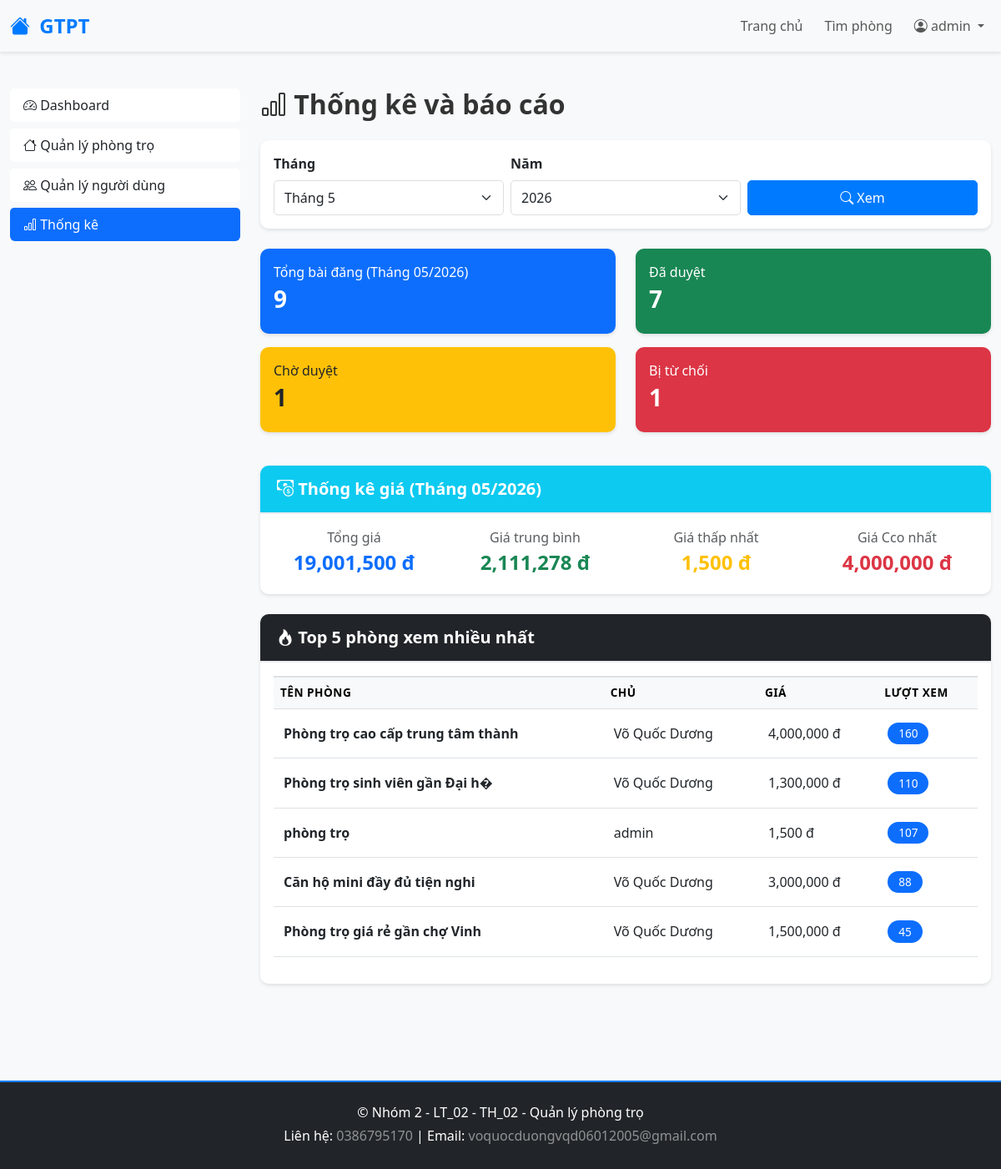
The app's page /admin/statistics.php (signed in) with its own data.
### tables this page shows
CREATE TABLE `motel` (
  `ID` int(10) NOT NULL,
  `title` varchar(255) NOT NULL,
  `description` text NOT NULL,
  `price` int(11) NOT NULL,
  `area` int(11) NOT NULL,
  `count_view` int(11) NOT NULL,
  `address` varchar(255) NOT NULL,
  `latlng` varchar(255) NOT NULL,
  `images` varchar(255) NOT NULL,
  `user_id` int(10) NOT NULL,
  `category_id` int(11) NOT NULL,
  `district_id` int(11) NOT NULL,
  `utilities` varchar(255) NOT NULL,
  `created_at` timestamp NOT NULL DEFAULT current_timestamp() ON UPDATE current_timestamp(),
  `phone` varchar(255) NOT NULL,
  `approve` int(11) NOT NULL
);

CREATE TABLE `users` (
  `ID` int(10) NOT NULL,
  `Name` varchar(255) NOT NULL,
  `Username` varchar(255) NOT NULL,
  `Email` varchar(255) NOT NULL,
  `Password` varchar(255) NOT NULL,
  `Role` int(11) NOT NULL,
  `Phone` varchar(255) NOT NULL,
  `Avatar` varchar(255) NOT NULL
);

### admin/statistics.php (the view, shortened to what this page needs)
<?php
include '../config/connect.php';
$month = isset($_GET['month']) ? (int)$_GET['month'] : date('m');
$year = isset($_GET['year']) ? (int)$_GET['year'] : date('Y');
try {
    $sql = "SELECT
                COUNT(*) as total,
                SUM(CASE WHEN approve = 1 THEN 1 ELSE 0 END) as approved,
                SUM(CASE WHEN approve = 0 THEN 1 ELSE 0 END) as pending,
                SUM(CASE WHEN approve = -1 THEN 1 ELSE 0 END) as rejected,
                SUM(price) as total_price,
                AVG(price) as avg_price,
                MIN(price) as min_price,
                MAX(price) as max_price
            FROM motel
            WHERE MONTH(created_at) = ? AND YEAR(created_at) = ?";
    $stmt = $conn->prepare($sql);
    $stmt->execute([$month, $year]);
    $monthly_stats = $stmt->fetch();
    $sql_top = "SELECT m.*, u.name as user_name
                FROM motel m
                JOIN users u ON m.user_id = u.id
                WHERE m.approve = 1
                ORDER BY m.count_view DESC
                LIMIT 5";
    $result_top = $conn->query($sql_top);
    $top_motels = $result_top->fetchAll();
} catch (PDOException $e) {
    die("Lỗi: " . $e->getMessage());
}
?>
<?php include '../includes/header.php'; ?>
<div class="container-fluid py-4">
    <div class="row">
        <div class="col-md-3 mb-4">
            <div class="list-group sticky-top" style="top: 20px;">
                <a href="dashboard.php" class="list-group-item list-group-item-action">
                    <i class="bi bi-speedometer2"></i> Dashboard
                </a>
                <a href="manage_motels.php" class="list-group-item list-group-item-action">
                    <i class="bi bi-house"></i> Quản lý phòng trọ
                </a>
                <a href="manage_users.php" class="list-group-item list-group-item-action">
                    <i class="bi bi-people"></i> Quản lý người dùng
                </a>
                <a href="statistics.php" class="list-group-item list-group-item-action active bg-primary text-white">
                    <i class="bi bi-bar-chart"></i> Thống kê
                </a>
            </div>
        </div>
        <div class="col-md-9">
            <h2 class="fw-bold mb-4"><i class="bi bi-bar-chart"></i> Thống kê và báo cáo</h2>
            <div class="card shadow-sm mb-4" style="border-radius: 10px;">
                <div class="card-body">
                    <form method="GET" class="row g-2">
                        <div class="col-md-4">
                            <label class="form-label fw-bold">Tháng</label>
                            <select name="month" class="form-select">
                                <?php for ($m = 1; $m <= 12; $m++): ?>
                                    <option value="<?php echo $m; ?>" <?php echo $month == $m ? 'selected' : ''; ?>>
                                        Tháng <?php echo $m; ?>
                                    </option>
                                <?php endfor; ?>
                            </select>
                        </div>
                        <div class="col-md-4">
                            <label class="form-label fw-bold">Năm</label>
                            <select name="year" class="form-select">
                                <?php for ($y = 2020; $y <= date('Y'); $y++): ?>
                                    <option value="<?php echo $y; ?>" <?php echo $year == $y ? 'selected' : ''; ?>>
                                        <?php echo $y; ?>
                                    </option>
                                <?php endfor; ?>
                            </select>
                        </div>
                        <div class="col-md-4 d-flex align-items-end">
                            <button type="submit" class="btn btn-primary w-100">
                                <i class="bi bi-search"></i> Xem
                            </button>
                        </div>
                    </form>
                </div>
            </div>
            <div class="row mb-4">
                <div class="col-md-6 mb-3">
                    <div class="card bg-primary text-white shadow-sm" style="border-radius: 10px;">
                        <div class="card-body">
                            <p class="mb-1">Tổng bài đăng (Tháng <?php echo $month; ?>/<?php echo $year; ?>)</p>
                            <h3 class="fw-bold"><?php echo $monthly_stats['total'] ?? 0; ?></h3>
                        </div>
                    </div>
                </div>
                <div class="col-md-6 mb-3">
                    <div class="card bg-success text-white shadow-sm" style="border-radius: 10px;">
                        <div class="card-body">
                            <p class="mb-1">Đã duyệt</p>
                            <h3 class="fw-bold"><?php echo $monthly_stats['approved'] ?? 0; ?></h3>
                        </div>
                    </div>
                </div>
                <div class="col-md-6 mb-3">
                    <div class="card bg-warning text-dark shadow-sm" style="border-radius: 10px;">
                        <div class="card-body">
                            <p class="mb-1">Chờ duyệt</p>
                            <h3 class="fw-bold"><?php echo $monthly_stats['pending'] ?? 0; ?></h3>
                        </div>
                    </div>
                </div>
                <div class="col-md-6 mb-3">
                    <div class="card bg-danger text-white shadow-sm" style="border-radius: 10px;">
                        <div class="card-body">
                            <p class="mb-1">Bị từ chối</p>
                            <h3 class="fw-bold"><?php echo $monthly_stats['rejected'] ?? 0; ?></h3>
                        </div>
                    </div>
                </div>
            </div>
            <div class="card shadow-sm mb-4" style="border-radius: 10px;">
                <div class="card-header bg-info text-white" style="border-radius: 10px 10px 0 0;">
                    <h5 class="mb-0 fw-bold"><i class="bi bi-cash-coin"></i> Thống kê giá (Tháng <?php echo $month; ?>/<?php echo $year; ?>)</h5>
                </div>
                <div class="card-body">
                    <div class="row text-center">
                        <div class="col-md-3">
                            <p class="mb-1 text-muted">Tổng giá</p>
                            <h4 class="fw-bold text-primary">
                                <?php echo number_format($monthly_stats['total_price'] ?? 0); ?> đ
                            </h4>
                        </div>
                        <div class="col-md-3">
                            <p class="mb-1 text-muted">Giá trung bình</p>
                            <h4 class="fw-bold text-success">
                                <?php echo number_format($monthly_stats['avg_price'] ?? 0); ?> đ
                            </h4>
                        </div>
                        <div class="col-md-3">
                            <p class="mb-1 text-muted">Giá thấp nhất</p>
                            <h4 class="fw-bold text-warning">
                                <?php echo number_format($monthly_stats['min_price'] ?? 0); ?> đ
                            </h4>
                        </div>
                        <div class="col-md-3">
                            <p class="mb-1 text-muted">Giá Cco nhất</p>
                            <h4 class="fw-bold text-danger">
                                <?php echo number_format($monthly_stats['max_price'] ?? 0); ?> đ
                            </h4>
                        </div>
                    </div>
                </div>
            </div>
            <div class="card shadow-sm mb-4" style="border-radius: 10px;">
                <div class="card-header bg-dark text-white" style="border-radius: 10px 10px 0 0;">
                    <h5 class="mb-0 fw-bold"><i class="bi bi-fire"></i> Top 5 phòng xem nhiều nhất</h5>
                </div>
                <div class="card-body">
                    <?php if (count($top_motels) > 0): ?>
                        <div class="table-responsive">
                            <table class="table">
                                <thead class="table-light">
                                    <tr>
                                        <th>Tên phòng</th>
                                        <th>Chủ</th>
                                        <th>Giá</th>
                                        <th>Lượt xem</th>
                                    </tr>
                                </thead>
                                <tbody>
                                    <?php foreach ($top_motels as $motel): ?>
                                        <tr>
                                            <td><strong><?php echo htmlspecialchars(substr($motel['title'], 0, 40)); ?></strong></td>
                                            <td><?php echo htmlspecialchars($motel['user_name']); ?></td>
                                            <td><?php echo number_format($motel['price']); ?> đ</td>
                                            <td><span class="badge bg-primary"><?php echo $motel['count_view']; ?></span></td>
                                        </tr>
                                    <?php endforeach; ?>
                                </tbody>
                            </table>
                        </div>
                    <?php else: ?>
                        <div class="alert alert-info mb-0">
                            <i class="bi bi-info-circle"></i> Không có dữ liệu
                        </div>
                    <?php endif; ?>
                </div>
            </div>
        </div>
    </div>
</div>
<?php include '../includes/footer.php'; ?>

### assets/css/style.css (style rules this page uses)
:root { --primary-color: #007bff; --secondary-color: #6c757d; --success-color: #28a745; --danger-color: #dc3545; --warning-color: #ffc107; --info-color: #17a2b8; }
* { margin: 0; padding: 0; box-sizing: border-box; }
body { font-family: 'Segoe UI', Tahoma, Geneva, Verdana, sans-serif; background-color: #f8f9fa; color: #333; }
.card { border: none; transition: transform 0.3s ease, box-shadow 0.3s ease; }
.card-header { border-bottom: 2px solid #e9ecef; padding: 1rem 1.25rem; }
.btn { border-radius: 5px; padding: 0.5rem 1rem; transition: all 0.3s ease; font-weight: 500; }
.btn-primary { background-color: var(--primary-color); border-color: var(--primary-color); }
.form-control, .form-select { border-radius: 5px; border: 1px solid #ddd; padding: 0.5rem 0.75rem; transition: border-color 0.3s ease, box-shadow 0.3s ease; }
.table { border-collapse: collapse; }
.table thead th { background-color: #f8f9fa; border-top: 2px solid #dee2e6; font-weight: 600; text-transform: uppercase; font-size: 0.85rem; letter-spacing: 0.5px; }
.table td { vertical-align: middle; padding: 1rem 0.75rem; }
.badge { border-radius: 20px; padding: 0.4rem 0.8rem; font-size: 0.85rem; font-weight: 500; }
.shadow-sm { box-shadow: 0 2px 4px rgba(0, 0, 0, 0.1) !important; }
.fw-bold { font-weight: 600; }
.text-muted { color: #6c757d; }
.list-group-item { border-radius: 5px; margin-bottom: 0.5rem; border: none; }
.list-group-item.active { background-color: var(--primary-color); border-color: var(--primary-color); }

### includes/header.php (style rules this page uses)
:root { --primary-color: #007bff; --secondary-color: #6c757d; --success-color: #28a745; --danger-color: #dc3545; }
body { font-family: 'Segoe UI', Tahoma, Geneva, Verdana, sans-serif; margin: 0; padding: 0; }

### records on screen
motel: title "Phòng trọ cao cấp trung tâm thành", user.Name "Võ Quốc Dương", price "4,000,000", count_view "160"
motel: title "Phòng trọ sinh viên gần Đại h�", user.Name "Võ Quốc Dương", price "1,300,000", count_view "110"
motel: title "phòng trọ", user.Name "admin", price "1,500", count_view "107"
motel: title "Căn hộ mini đầy đủ tiện nghi", user.Name "Võ Quốc Dương", price "3,000,000", count_view "88"
motel: title "Phòng trọ giá rẻ gần chợ Vinh", user.Name "Võ Quốc Dương", price "1,500,000", count_view "45"

### other values on screen
$_SESSION['username'] "admin"
$month "05"
$year "2026"
$monthly_stats['total'] "9"
$monthly_stats['approved'] "7"
$monthly_stats['pending'] "1"
$monthly_stats['rejected'] "1"
$monthly_stats['total_price'] "19,001,500"
$monthly_stats['avg_price'] "2,111,278"
$monthly_stats['min_price'] "1,500"
$monthly_stats['max_price'] "4,000,000"
form field year "2026"
